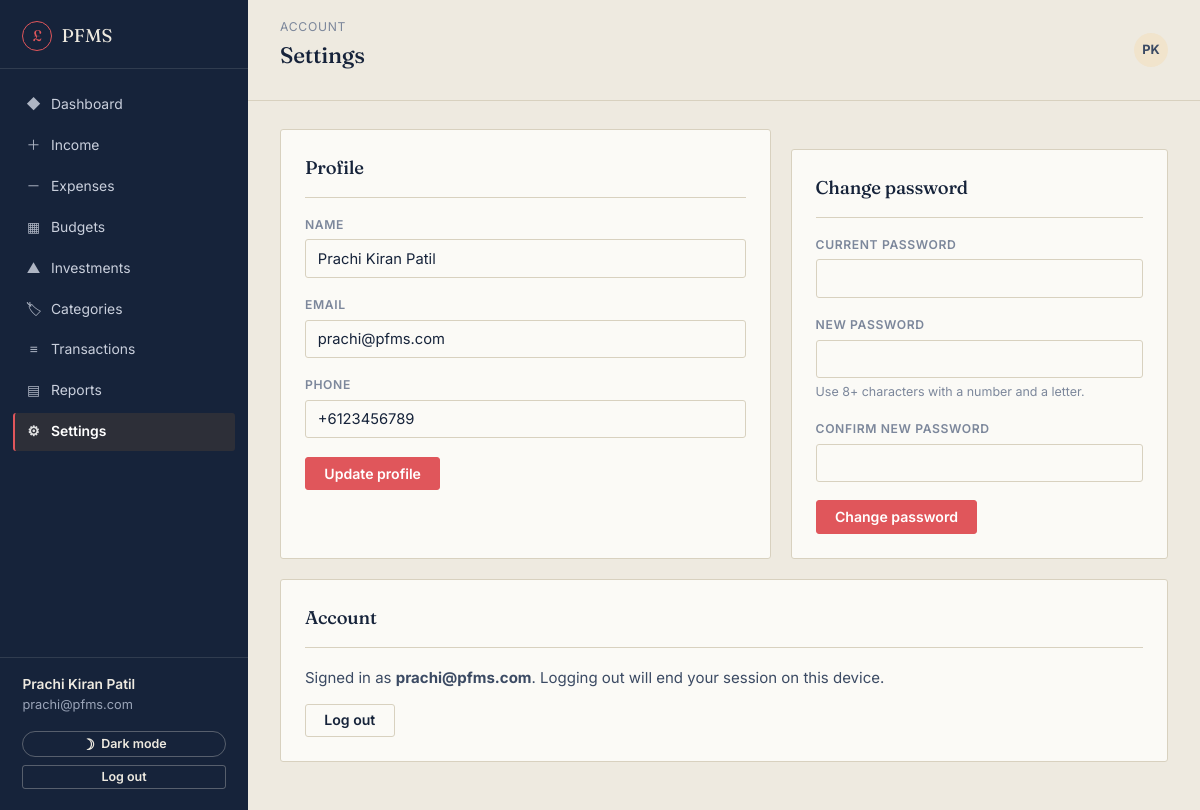
The app's page /settings.php (signed in) with its own data.
### tables this page shows
CREATE TABLE `users` (
  `user_id` int(10) UNSIGNED NOT NULL,
  `full_name` varchar(100) NOT NULL,
  `email` varchar(190) NOT NULL,
  `phone` varchar(20) NOT NULL,
  `password_hash` varchar(255) NOT NULL COMMENT 'Output of PHP password_hash(), never a plain password',
  `is_active` tinyint(1) NOT NULL DEFAULT 1,
  `is_admin` tinyint(1) NOT NULL DEFAULT 0,
  `last_login_at` datetime DEFAULT NULL,
  `created_at` timestamp NOT NULL DEFAULT current_timestamp(),
  `updated_at` timestamp NOT NULL DEFAULT current_timestamp() ON UPDATE current_timestamp()
);

### include/core.php (called while the page is built, shortened)
<?php
class core{
    var $db;
    function __construct($conn){
        $this->db = $conn;
    }
    public function get_user_by_id($user_id)
    {
        try{
            $sql = "
                SELECT user_id, full_name, email, phone, is_active, last_login_at, created_at
                FROM users
                WHERE user_id = :user_id
                LIMIT 1
            ";
            $statement = $this->db->prepare($sql);
            $statement->execute([":user_id" => $user_id]);
            return $statement->fetch(PDO::FETCH_ASSOC);
        }catch(\Throwable $th){
            throw $th;
        }
    }
}
?>

### settings.php (the view, shortened to what this page needs)
<?php
require_once 'config/db.php';
require_once 'include/core.php';
$data = new core($conn);
$userId = $_SESSION['user_id'];
$user = $data->get_user_by_id($userId);
include 'header.php';
?>
  <div class="main">
    <header class="topbar">
      <div>
        <div class="breadcrumb">Account</div>
        <h1 class="page-title">Settings</h1>
      </div>
      <div style="display:flex;align-items:center;gap:.8rem;">
        <div style="width:34px;height:34px;border-radius:50%;background:var(--brass-tint);color:var(--brass-deep);display:flex;align-items:center;justify-content:center;font-weight:700;font-size:.8rem;"><?= htmlspecialchars($sidebarInitials) ?></div>
      </div>
    </header>
    <main class="content" id="pageContent">
      <div class="grid-2">
        <div class="ledger-panel">
          <div class="panel-head"><div><h3>Profile</h3></div></div>
          <form id="profileForm">
            <div class="field-group" id="g_name">
              <label class="field-label" for="name">Name</label>
              <input class="field-control" id="name" name="name" value="<?= htmlspecialchars($user['full_name']) ?>">
            </div>
            <div class="field-group" id="g_email">
              <label class="field-label" for="email">Email</label>
              <input class="field-control" id="email" name="email" value="<?= htmlspecialchars($user['email']) ?>" type="email">
            </div>
            <div class="field-group" id="g_phone">
              <label class="field-label" for="phone">Phone</label>
              <input class="field-control" id="phone" name="phone" value="<?= htmlspecialchars($user['phone']) ?>">
            </div>
            <button type="submit" class="btn-ledger brass" id="profileBtn">Update profile</button>
          </form>
        </div>
        <div class="ledger-panel">
          <div class="panel-head"><div><h3>Change password</h3></div></div>
          <form id="passwordForm">
            <div class="field-group" id="g_current">
              <label class="field-label" for="current">Current password</label>
              <input class="field-control" id="current" name="current_password" type="password">
            </div>
            <div class="field-group" id="g_new">
              <label class="field-label" for="newPass">New password</label>
              <input class="field-control" id="newPass" name="new_password" type="password">
              <div class="field-hint">Use 8+ characters with a number and a letter.</div>
            </div>
            <div class="field-group" id="g_confirm">
              <label class="field-label" for="confirmPass">Confirm new password</label>
              <input class="field-control" id="confirmPass" type="password">
            </div>
            <button type="submit" class="btn-ledger brass" id="passwordBtn">Change password</button>
          </form>
        </div>
      </div>
      <div class="ledger-panel" style="margin-top:1.25rem;">
        <div class="panel-head"><div><h3>Account</h3></div></div>
        <p>Signed in as <strong><?= htmlspecialchars($user['email']) ?></strong>. Logging out will end your session on this device.</p>
        <a href="logout.php" class="btn-ledger ghost">Log out</a>
      </div>
    </main>
  </div>
</div>
</body>
</html>

### assets/css/style.css (style rules this page uses)
:root { --ink: #16233A; --ink-soft: #3B4A63; --ink-faint: #7C879B; --paper: #EEEAE0; --paper-deep: #E4DFD2; --card: #FBFAF6; --line: #D8D1BF; --line-soft: #E6E0D2; --brass: #E0565B; --brass-deep: #3B4A63; --brass-tint: #F1E4CC; --gain: #3F6D52; --gain-tint: #E3ECE5; --loss: #A63B2E; --loss-tint: #F3E2DE; --white: #ffffff; --font-display: 'Fraunces', Georgia, serif; --font-body: 'Inter', -apple-system, BlinkMacSystemFont, sans-serif; --radius: 3px; --sidebar-w: 248px; --sidebar-bg: #16233A; --sidebar-ink: #EEEAE0; }
* { box-sizing:border-box; }
html { scroll-behavior:smooth; }
body { margin:0; font-family:var(--font-body); background:var(--paper); color:var(--ink); font-size:15px; line-height:1.55; -webkit-font-smoothing:antialiased; transition:background .15s ease, color .15s ease; }
h1,h2,h3,h4 { font-family:var(--font-display); font-weight:500; color:var(--ink); margin:0 0 .4em; letter-spacing:-0.01em; }
h1 { font-size:2.1rem; }
h3 { font-size:1.15rem; }
p { margin:0 0 1em; color:var(--ink-soft); }
a { color:var(--brass-deep); text-decoration:none; }
.btn-ledger { display:inline-flex; align-items:center; justify-content:center; gap:.5em; font-family:var(--font-body); font-weight:600; font-size:.88rem; padding:.62em 1.3em; border-radius:var(--radius); border:1px solid var(--ink); background:var(--ink); color:var(--paper); cursor:pointer; transition:background .15s ease, color .15s ease, border-color .15s ease, transform .1s ease; text-decoration:none; line-height:1; }
.btn-ledger.brass { background:var(--brass); border-color:var(--brass); color:var(--white); }
.btn-ledger.ghost { background:transparent; border-color:var(--line); color:var(--ink); }
label.field-label { display:block; font-size:.76rem; font-weight:600; text-transform:uppercase; letter-spacing:.05em; color:var(--ink-faint); margin-bottom:.4em; }
.field-control { width:100%; padding:.62em .8em; font-family:var(--font-body); font-size:.92rem; border:1px solid var(--line); border-radius:var(--radius); background:var(--card); color:var(--ink); transition:border-color .15s ease, box-shadow .15s ease; }
.field-group { margin-bottom:1.15rem; }
.field-hint { font-size:.78rem; color:var(--ink-faint); margin-top:.35em; }
.ledger-panel { background:var(--card); border:1px solid var(--line); border-radius:var(--radius); padding:1.5rem; }
.ledger-panel + .ledger-panel { margin-top:1.25rem; }
.panel-head { display:flex; align-items:baseline; justify-content:space-between; gap:1rem; margin-bottom:1.1rem; padding-bottom:.9rem; border-bottom:1px solid var(--line); }
.panel-head h2, .panel-head h3 { margin:0; }
.main { flex:1; margin-left:var(--sidebar-w); min-height:100vh; display:flex; flex-direction:column; }
.topbar { display:flex; align-items:center; justify-content:space-between; gap:1rem; padding:1.1rem 2rem; border-bottom:1px solid var(--line); background:var(--paper); position:sticky; top:0; z-index:20; }
.topbar .page-title { font-family:var(--font-display); font-size:1.4rem; }
.topbar .breadcrumb { font-size:.76rem; color:var(--ink-faint); text-transform:uppercase; letter-spacing:.06em; margin-bottom:.15em; }
.content { padding:1.8rem 2rem 3rem; flex:1; }
.grid-2 { display:grid; grid-template-columns:1.3fr 1fr; gap:1.25rem; }

### records on screen
users: name "Prachi Kiran Patil", email "prachi@pfms.com", phone "+6123456789"

### other values on screen
$sidebarUserName "Prachi Kiran Patil"
$sidebarUserEmail "prachi@pfms.com"
$sidebarInitials "PK"
